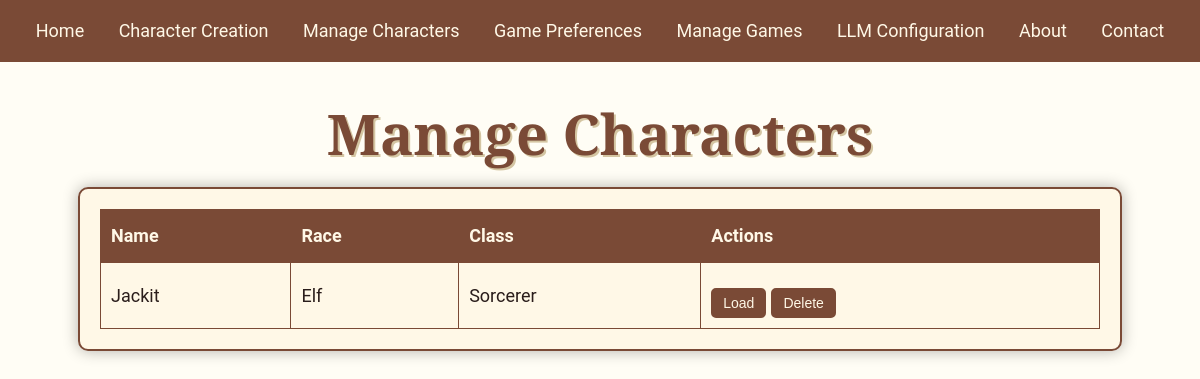
/manage_characters, run on an earlier commit of the app's database.
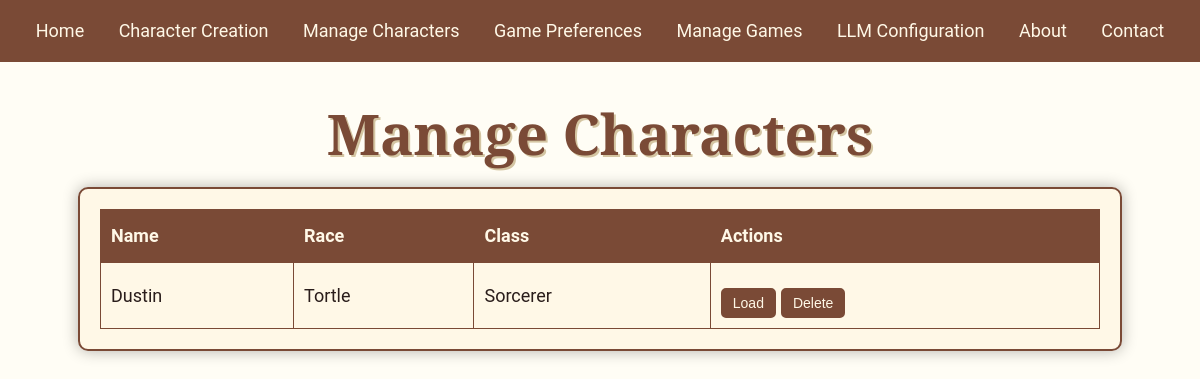
And on a later commit of the database.
### models/character_models.py (models this page shows, shortened)
class Character(Base):
    __tablename__ = "characters"
    id = Column(Integer, primary_key=True)
    name = Column(String, nullable=False)
    race_id = Column(Integer, ForeignKey("races.id"), nullable=True)
    background_id = Column(Integer, ForeignKey("backgrounds.id"), nullable=True)
    class_id = Column(Integer, ForeignKey("classes.id"), nullable=False)
    alignment = Column(SQLEnum(AlignmentEnum), nullable=True)
    level = Column(Integer, default=1)
    experience_points = Column(Integer, default=0)
    strength = Column(Integer, nullable=False)
    dexterity = Column(Integer, nullable=False)
    constitution = Column(Integer, nullable=False)
    intelligence = Column(Integer, nullable=False)
    wisdom = Column(Integer, nullable=False)
    charisma = Column(Integer, nullable=False)
    proficiency_bonus = Column(Integer, default=2)  # Increases with level
    max_hit_points = Column(Integer, nullable=False, default=10)
    current_hit_points = Column(Integer, nullable=False, default=10)
    temporary_hit_points = Column(Integer, default=0)
    armor_class = Column(Integer, nullable=False, default=10)
    initiative = Column(Integer, default=0)  # Typically Dex modifier
    speed = Column(Integer, nullable=False, default=30)  # Base walking speed
    death_saves_successes = Column(Integer, default=0)
    death_saves_failures = Column(Integer, default=0)
    race = relationship("Race", backref="characters")
    background = relationship("Background", backref="characters")
    character_class = relationship("Class", backref="characters")
    inventory = relationship(
        "Item",
        secondary=character_inventory,
        backref="owners",
    )
    feats = relationship(
        "Feat",
        secondary=character_feats,
        backref="characters",
    )
    features = relationship(
        "Feature",
        secondary=character_features,
        backref="characters",
    )
    spells = relationship("Spell", backref="character")
    languages = relationship(
        "Language",
        secondary=character_languages,
        backref="characters",
    )
    conditions = relationship("CharacterCondition", backref="character")
    proficiencies = relationship("Proficiency", backref="character")
    strength_save = Column(Boolean, default=False)
    dexterity_save = Column(Boolean, default=False)
    constitution_save = Column(Boolean, default=False)
    intelligence_save = Column(Boolean, default=False)
    wisdom_save = Column(Boolean, default=False)
    charisma_save = Column(Boolean, default=False)

class Race(Base):
    __tablename__ = "races"
    id = Column(Integer, primary_key=True)
    name = Column(String, nullable=False, unique=True, index=True)
    ability_increases = Column(JSON)  # e.g., { 'dexterity': 2, 'intelligence': 1 }
    size = Column(String)  # Medium, Small, etc.
    speed = Column(Integer)
    darkvision = Column(Boolean, default=False)
    traits = Column(JSON)  # Racial traits
    subraces = relationship("Subrace", backref="race")
    features = relationship("Feature", backref="race")

class Class(Base):
    __tablename__ = "classes"
    id = Column(Integer, primary_key=True)
    name = Column(String, nullable=False, unique=True, index=True)
    hit_die = Column(Integer)  # e.g., 6, 8, etc.
    primary_ability = Column(String)  # e.g., 'Charisma', 'Intelligence', etc.
    saving_throw_proficiencies = Column(JSON)  # e.g., { 'strength': True, 'dexterity': False }
    proficiencies = Column(JSON)  # Weapons, armor, tools
    subclass_available = Column(Boolean, default=True)
    features = relationship("Feature", backref="class_")
    subclasses = relationship("Subclass", backref="class_")

### app.py (the view)
@app.get("/manage_characters", response_class=HTMLResponse)
async def manage_characters(request: Request, db: Session = Depends(get_db)):
    characters = db.query(Character).all()
    return templates.TemplateResponse("manage_characters.html", {"request": request, "characters": characters})

### templates/manage_characters.html (shortened to what this page needs)
<!DOCTYPE html>
<html lang="en">
<head>
    <link href="{{ url_for('static', path='styles.css') }}" rel="stylesheet">
</head>
<body>
    {% include 'navbar.html' %}
    <h1>Manage Characters</h1>
    <div class="manage-characters-container">
        <table class="character-table">
            <thead>
                <tr>
                    <th>Name</th>
                    <th>Race</th>
                    <th>Class</th>
                    <th>Actions</th>
                </tr>
            </thead>
            <tbody>
                {% for character in characters %}
                <tr>
                    <td>{{ character.name }}</td>
                    <td>{{ character.race.name }}</td>
                    <td>{{ character.character_class.name }}</td>
                    <td>
                        <div class="button-container">
                            <button onclick="loadCharacter({{ character.id }})">Load</button>
                            <button onclick="openModal({{ character.id }})">Delete</button>
                        </div>
                    </td>
                </tr>
                {% endfor %}
            </tbody>
        </table>
    </div>
</body>
</html>

### templates/navbar.html
<nav class="navbar">
    <a href="{{ url_for('index') }}">Home</a>
    <a href="{{ url_for('character_creation') }}">Character Creation</a>
    <a href="{{ url_for('manage_characters') }}">Manage Characters</a>
    <a href="{{ url_for('game_preferences') }}">Game Preferences</a>
    <a href="{{ url_for('manage_games') }}">Manage Games</a>
    <a href="{{ url_for('llm_config') }}">LLM Configuration</a>
    <a href="{{ url_for('about') }}">About</a>
    <a href="{{ url_for('contact') }}">Contact</a>
</nav>

### static/styles.css (style rules this page uses)
:root { --primary-color: #7a4a36; --secondary-color: #222222; --background-color: #fffdf5; --accent-color: #d4c5a2; --light-background-color: rgba(255, 248, 230, 0.9); --font-family: 'Roboto', sans-serif; --heading-font-family: 'Cinzel Decorative', serif; }
body { font-family: var(--font-family), serif; background-color: var(--background-color); background-image: url('https://www.transparenttextures.com/patterns/old-mathematics.png'); color: var(--secondary-color); font-size: 18px; font-weight: 400; margin: 0; padding: 0; line-height: 1.8; }
.navbar { background-color: var(--primary-color); padding: 15px; text-align: center; }
.navbar a { color: #fff8e7; text-decoration: none; margin: 0 15px; font-size: 18px; }
h1 { font-family: var(--heading-font-family), serif; text-align: center; color: var(--primary-color); font-size: 3.5rem; margin-bottom: 20px; line-height: 1.2; text-shadow: 2px 2px var(--accent-color); }
button { padding: 12px 25px; font-size: 18px; border: 2px solid var(--primary-color); border-radius: 5px; background-color: var(--primary-color); color: #fff8e7; cursor: pointer; transition: background-color 0.3s ease; }
.button-container { display: flex; align-items: center; gap: 10px; margin-top: 15px; }
.button-container button { margin: 0; }
.manage-characters-container { width: 100%; max-width: 1000px; padding: 20px; margin: 0 auto; border: 2px solid #7a4a36; border-radius: 10px; background-color: rgba(255, 248, 230, 0.9); box-shadow: 0 0 15px rgba(0, 0, 0, 0.3); }
.character-table { width: 100%; border-collapse: collapse; font-size: 18px; color: #2a1d1b; }
.character-table thead { background-color: #7a4a36; color: #fff8e7; }
.character-table th, .character-table td { padding: 10px; border: 1px solid #7a4a36; text-align: left; }
.character-table .button-container { display: flex; gap: 5px; }
.character-table .button-container button { padding: 5px 10px; font-size: 14px; }

What changed in the data, as far as the page shows it:
changed Character "Sorcerer": name "Jackit" → "Dustin"; race.name "Elf" → "Tortle"
